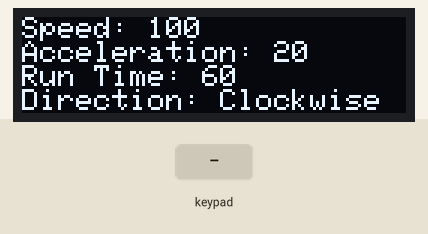
This sketch was run on a simulated Arduino Uno, built with avr-gcc and run on an emulated ATmega328P. On the bench: 128×32 one-colour display. The inputs (shaded band) are chosen by the test bench.

Above: at 2.2 s.
2.3 s: key 'A' pressed
At 2.8 s:
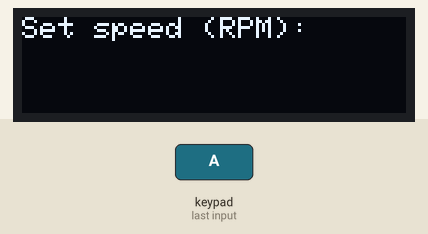
3.8 s: keypad keys 8 9 1 0 1 1 # pressed 0.4 s apart
At 6.9 s:
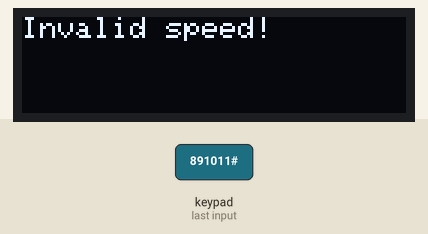
Timing chart, 0 to 8.4 s (numbered marks = the images above; inputs shaded):
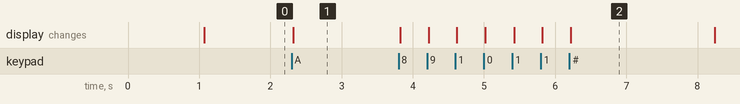

Measured:
- after the input at 2.3 s, the display: changes at once (image 1)
- after the input at 3.8 s, the display: first changes at once (image 2 shows a later state)

The sketch:

system_2.0.ino
```cpp
#include <Wire.h>
#include <Adafruit_GFX.h>
#include <Adafruit_SSD1306.h>
#include <Keypad.h>
#include <AccelStepper.h>

// OLED display configuration
#define OLED_ADDR 0x3C
Adafruit_SSD1306 display(128, 32, &Wire, -1);

// Keypad configuration
const byte ROWS = 4; // four rows
const byte COLS = 4; // four columns
char keys[ROWS][COLS] = {
  {'1','2','3','A'},
  {'4','5','6','B'},
  {'7','8','9','C'},
  {'*','0','#','D'}
};
byte pin_rows[ROWS] = {8, 9, 10, 11};    // connect to the row pinouts of the keypad
byte pin_column[COLS] = {4, 5, 6, 7};    // connect to the column pinouts of the keypad
Keypad keypad = Keypad(makeKeymap(keys), pin_rows, pin_column, ROWS, COLS);

// Motor configuration
AccelStepper stepper(AccelStepper::DRIVER, 2, 3);  // Step pin, Direction pin

// Speed, acceleration, run time, and rotation variables
int speed = 100;           // Default speed in RPM
int acceleration = 20;     // Default acceleration in RPM
int runTime = 60;          // Default run time in seconds
bool clockwise = true;     // Default rotation direction (clockwise)

// Constants
const int MIN_SPEED = 0;          // Minimum speed value
const int MAX_SPEED = 500;        // Maximum speed value
const int MIN_ACCELERATION = 0;   // Minimum acceleration value
const int MAX_ACCELERATION = 100; // Maximum acceleration value
const int MIN_RUN_TIME = 0;       // Minimum run time value
const int MAX_RUN_TIME = 600;     // Maximum run time value

// Time variables
unsigned long startTime;
unsigned long elapsedTime;

// Function prototypes
void updateDisplay();
void startMotor();
void stopMotor();
void resetSettings();

void setup() {
  // Initialize the OLED display
  Wire.begin();
  display.begin(SSD1306_SWITCHCAPVCC, OLED_ADDR);
  display.clearDisplay();
  display.setTextSize(1);
  display.setTextColor(SSD1306_WHITE);
  display.setCursor(0, 0);
  display.println("Stirring System");
  display.println("V2.0.0");
  display.println("Designed By");
  display.println("Amr Ayyad");
  display.display();
  delay(1000);

  // Set up motor
  stepper.setMaxSpeed(speed);
  stepper.setAcceleration(acceleration);

  // Set initial display
  updateDisplay();
}

void loop() {
  char key = keypad.getKey();

  switch (key) {
    case 'A':
      display.clearDisplay();
      display.setCursor(0, 0);
      display.print("Set speed (RPM): ");
      display.display();
      delay(100);
      String speedStr = "";
      while (key != '#') {
        key = keypad.getKey();
        if (key >= '0' && key <= '9') {
          speedStr += key;
          display.setCursor(0, 20);
          display.print("                ");  // Clear the previous value
          display.setCursor(0, 20);
          display.print(speedStr);
          display.display();
        }
      }
      int newSpeed = speedStr.toInt();
      if (newSpeed >= MIN_SPEED && newSpeed <= MAX_SPEED) {
        speed = newSpeed;
        updateDisplay();
      } else {
        display.clearDisplay();
        display.setCursor(0, 0);
        display.print("Invalid speed!");
        display.display();
        delay(2000);
        updateDisplay();
      }
      break;

    case 'C':
      display.clearDisplay();
      display.setCursor(0, 0);
      display.print("Set acceleration (RPM): ");
      display.display();
      delay(100);
      String accelStr = "";
      while (key != '#') {
        key = keypad.getKey();
        if (key >= '0' && key <= '9') {
          accelStr += key;
          display.setCursor(0, 20);
          display.print("                ");  // Clear the previous value
          display.setCursor(0, 20);
          display.print(accelStr);
          display.display();
        }
      }
      int newAccel = accelStr.toInt();
      if (newAccel >= MIN_ACCELERATION && newAccel <= MAX_ACCELERATION) {
        acceleration = newAccel;
        updateDisplay();
      } else {
        display.clearDisplay();
        display.setCursor(0, 0);
        display.print("Invalid acceleration!");
        display.display();
        delay(2000);
        updateDisplay();
      }
      break;

    case 'B':
      display.clearDisplay();
      display.setCursor(0, 0);
      display.println("Set run time:");
      display.println("1 - Minutes");
      display.println("2 - Seconds");
      display.display();
      delay(100);
      char timeChoice = keypad.getKey();
      if (timeChoice == '1') {
        display.setCursor(0, 20);
        display.println("Enter minutes: ");
        display.display();
        delay(100);
        String minutesStr = "";
        while (key != '#') {
          key = keypad.getKey();
          if (key >= '0' && key <= '9') {
            minutesStr += key;
            display.setCursor(0, 30);
            display.print("                ");  // Clear the previous value
            display.setCursor(0, 30);
            display.print(minutesStr);
            display.display();
          }
        }
        int newMinutes = minutesStr.toInt();
        if (newMinutes >= MIN_RUN_TIME && newMinutes <= MAX_RUN_TIME) {
          runTime = newMinutes * 60;
          updateDisplay();
        } else {
          display.clearDisplay();
          display.setCursor(0, 0);
          display.print("Invalid run time!");
          display.display();
          delay(2000);
          updateDisplay();
        }
      } else if (timeChoice == '2') {
        display.setCursor(0, 20);
        display.println("Enter seconds: ");
        display.display();
        delay(100);
        String secondsStr = "";
        while (key != '#') {
          key = keypad.getKey();
          if (key >= '0' && key <= '9') {
            secondsStr += key;
            display.setCursor(0, 30);
            display.print("                ");  // Clear the previous value
            display.setCursor(0, 30);
            display.print(secondsStr);
            display.display();
          }
        }
        int newSeconds = secondsStr.toInt();
        if (newSeconds >= MIN_RUN_TIME && newSeconds <= MAX_RUN_TIME) {
          runTime = newSeconds;
          updateDisplay();
        } else {
          display.clearDisplay();
          display.setCursor(0, 0);
          display.print("Invalid run time!");
          display.display();
          delay(2000);
          updateDisplay();
        }
      }
      break;

    case 'D':
      clockwise = !clockwise;
      updateDisplay();
      break;

    case '#':
      startMotor();
      break;

    case '*':
      stopMotor();
      resetSettings();
      break;
  }
}

void updateDisplay() {
  display.clearDisplay();
  display.setTextSize(1);
  display.setTextColor(SSD1306_WHITE);
  display.setCursor(0, 0);
  display.print("Speed: ");
  display.println(speed);
  display.print("Acceleration: ");
  display.println(acceleration);
  display.print("Run Time: ");
  display.println(runTime);
  display.print("Direction: ");
  display.println(clockwise ? "Clockwise" : "Counterclockwise");
  display.display();
}

void startMotor() {
  updateDisplay();

  // Start the motor
  stepper.setMaxSpeed(speed);
  stepper.setAcceleration(acceleration);
  stepper.moveTo(clockwise ? 360 : -360);  // Example: Rotate 360 degrees

  // Set the start time
  startTime = millis();

  // Run the motor until the run time is reached
  while (elapsedTime < runTime * 1000) {
    stepper.run();
    elapsedTime = millis() - startTime;
    // Update the display with current speed and remaining time
    display.setCursor(0, 20);
    display.print("Speed: ");
    display.print(stepper.speed());
    display.print("     ");
    display.setCursor(0, 30);
    display.print("Time: ");
    display.print(runTime - (elapsedTime / 1000));
    display.print(" s     ");
    display.display();
  }

  stopMotor();
}

void stopMotor() {
  stepper.stop();
  stepper.setCurrentPosition(0);
  updateDisplay();
}

void resetSettings() {
  speed = 100;
  acceleration = 20;
  runTime = 60;
  clockwise = true;
  updateDisplay();
}
```
